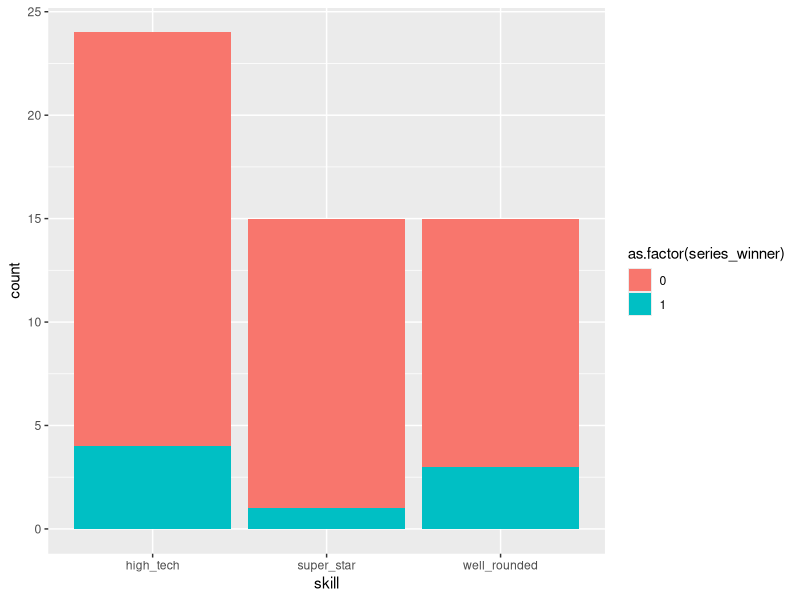
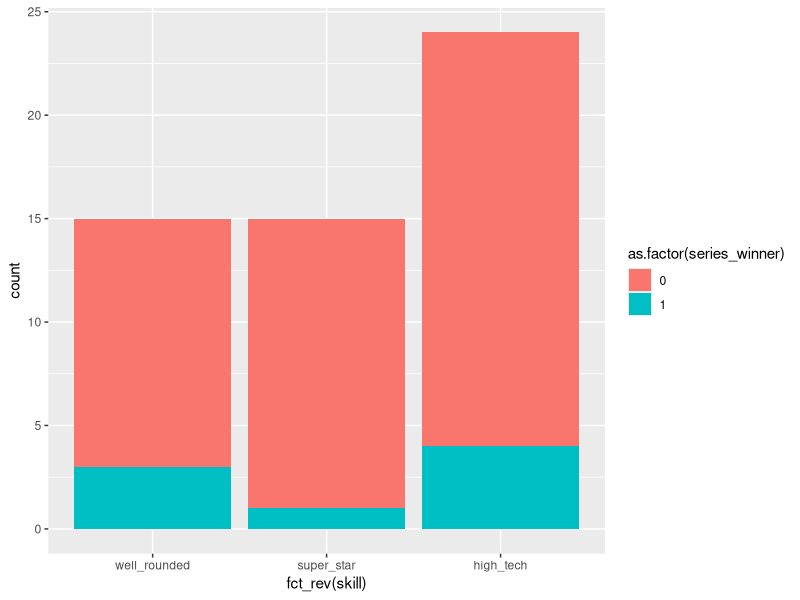
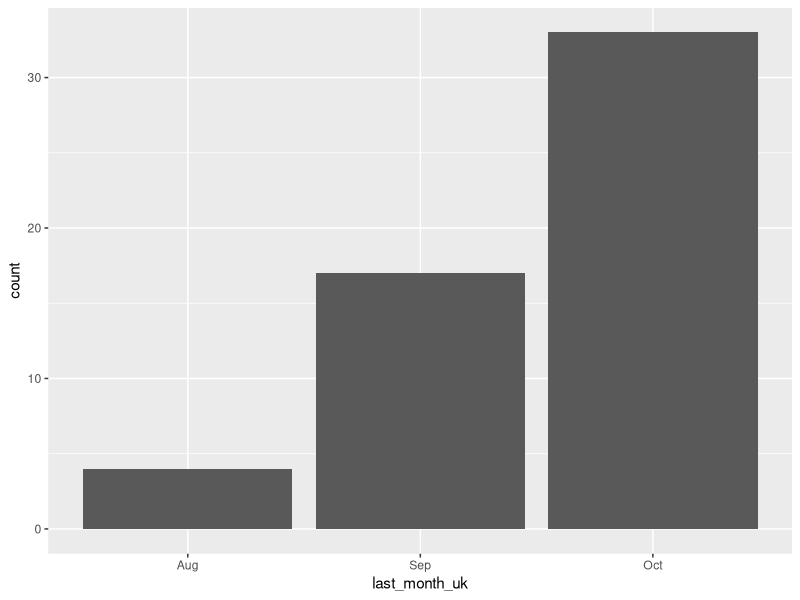

Write R code to recreate these figures, in order.
library(tidyverse)
library(ggplot2)
library(lubridate)
bakers <- read_csv("baker_results.csv")

# Create skill variable with 3 levels
bakers_skill <- bakers %>% 
  mutate(skill = case_when(
    star_baker > technical_winner ~ "super_star",
    star_baker < technical_winner ~ "high_tech",
    TRUE ~ "well_rounded"
  ))

# Filter zeroes to examine skill variable
bakers_skill %>% 
  filter(star_baker == 0 & technical_winner == 0) %>% 
  count(skill)

# Add pipe to drop skill = NA
bakers_skill <- bakers %>% 
  mutate(skill = case_when(
    star_baker > technical_winner ~ "super_star",
    star_baker < technical_winner ~ "high_tech",
    star_baker == 0 & technical_winner == 0 ~ NA_character_,
    star_baker == technical_winner  ~ "well_rounded"
  )) %>% 
  drop_na(skill)

# Count bakers by skill
bakers_skill %>% count(skill)


# Cast skill as a factor
bakers <- bakers_skill %>% 
  mutate(skill = as.factor(skill))

# Examine levels
bakers %>% pull(skill) %>% levels()

# Plot counts of bakers by skill, fill by winner
ggplot(bakers, aes(x = skill, fill = as.factor(series_winner))) + geom_bar()

# Edit to reverse x-axis order
ggplot(bakers, aes(x = fct_rev(skill), fill = as.factor(series_winner))) +
  geom_bar()

baker_dates <- bakers %>% 
  select(series, baker, "first_date_appeared_uk"=first_date_appeared, "last_date_appeared_uk"=last_date_appeared, "first_date_appeared_us"=first_date_us, "last_date_appeared_us"=last_date_us)

# Cast last_date_appeared_us as a date
baker_dates_cast <- baker_dates %>% mutate(last_date_appeared_uk = ymd(last_date_appeared_uk))
str(baker_dates_cast)

# Add a line to extract labeled month
baker_dates_cast <- baker_dates %>% 
  mutate(last_date_appeared_uk = ymd(last_date_appeared_uk),
         last_month_uk = month(last_date_appeared_uk, label = TRUE))

# Make bar chart by last month
ggplot(baker_dates_cast, aes(x = last_month_uk)) + geom_bar()

baker_time <- baker_dates %>% mutate(time_on_air = interval(first_date_appeared_uk, last_date_appeared_uk))

# Add a line to create whole months and weeks on air variable
baker_time <- baker_time  %>% 
  mutate(time_on_air = interval(first_date_appeared_uk, last_date_appeared_uk),
         weeks_on_air = time_on_air / weeks(1),
         months_on_air = time_on_air %/% months(1))

bakers_messy <- read_csv("messy_baker_results.csv")

bakers_messy %>% count(position_reached)

# Convert to upper case. Add another mutate to replace "-" with " ". Add another mutate to replace "THIRD PLACE" with "RUNNER UP"and count
bakers_messy <- bakers_messy %>% 
  mutate(position_reached = str_to_upper(position_reached),
         position_reached = str_replace(position_reached, "-", " "),
         position_reached = str_replace(position_reached, "THIRD PLACE", "RUNNER UP"))

# Count rows
bakers_messy %>% count(position_reached)

# Convert to lower case. # Add a line to create new variable called student. 
bakers_messy <- bakers_messy %>% 
  mutate(occupation = str_to_lower(occupation), 
         student = str_detect(occupation, "student"))

# Find all students and examine occupations
bakers_messy %>% filter(student == T) %>% select(baker, occupation, student) 

